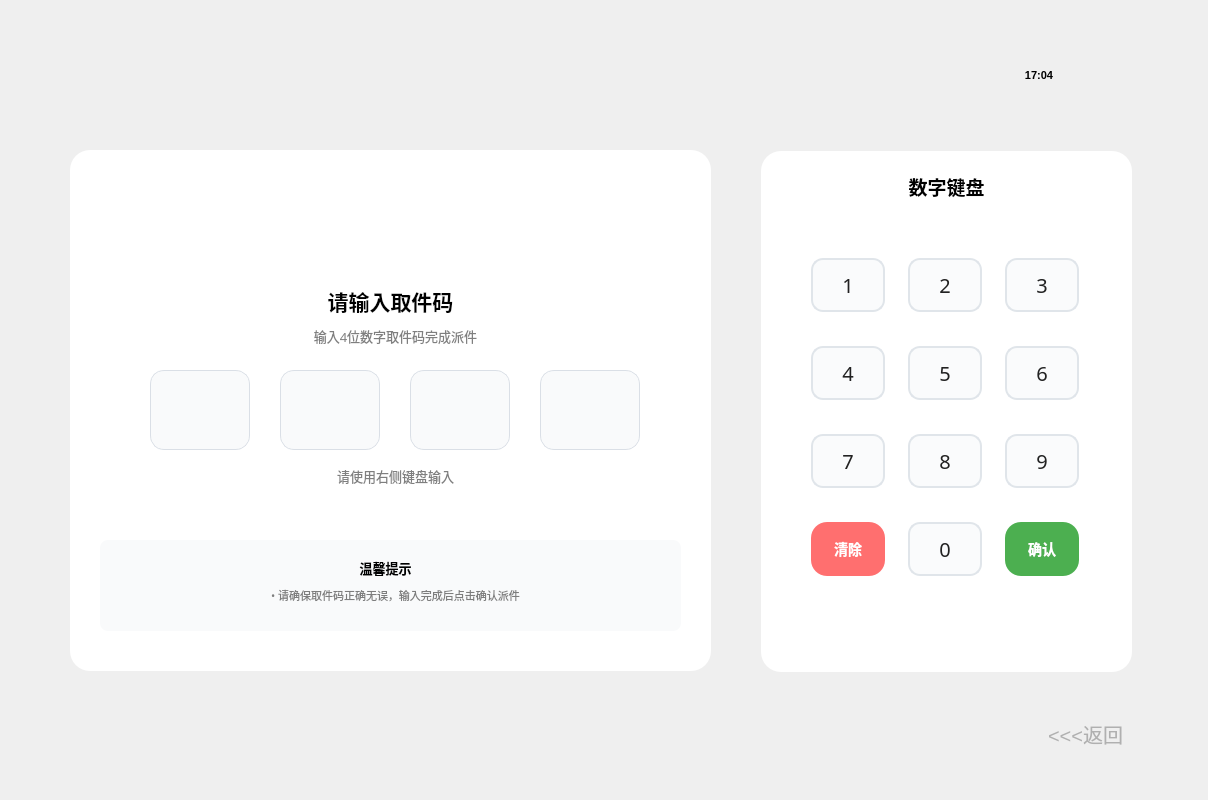
<?xml version="1.0" encoding="UTF-8"?>
<ui version="4.0">
 <class>Form</class>
 <widget class="QWidget" name="Form">
  <property name="geometry">
   <rect>
    <x>0</x>
    <y>0</y>
    <width>1208</width>
    <height>800</height>
   </rect>
  </property>
  <property name="minimumSize">
   <size>
    <width>1208</width>
    <height>800</height>
   </size>
  </property>
  <property name="maximumSize">
   <size>
    <width>1208</width>
    <height>800</height>
   </size>
  </property>
  <property name="windowTitle">
   <string>Form</string>
  </property>
  <widget class="QWidget" name="layoutWidget">
   <property name="geometry">
    <rect>
     <x>10</x>
     <y>40</y>
     <width>1191</width>
     <height>71</height>
    </rect>
   </property>
   <layout class="QGridLayout" name="gridLayout_2">
    <item row="0" column="6">
     <widget class="QLabel" name="signalLabel_2">
      <property name="minimumSize">
       <size>
        <width>15</width>
        <height>12</height>
       </size>
      </property>
      <property name="maximumSize">
       <size>
        <width>15</width>
        <height>12</height>
       </size>
      </property>
      <property name="text">
       <string/>
      </property>
      <property name="pixmap">
       <pixmap resource="resources.qrc">:/icons/icons/wifi_full.png</pixmap>
      </property>
      <property name="scaledContents">
       <bool>true</bool>
      </property>
     </widget>
    </item>
    <item row="0" column="5">
     <spacer name="horizontalSpacer_5">
      <property name="orientation">
       <enum>Qt::Horizontal</enum>
      </property>
      <property name="sizeType">
       <enum>QSizePolicy::Fixed</enum>
      </property>
      <property name="sizeHint" stdset="0">
       <size>
        <width>5</width>
        <height>20</height>
       </size>
      </property>
     </spacer>
    </item>
    <item row="0" column="4">
     <widget class="QLabel" name="label">
      <property name="font">
       <font>
        <family>Microsoft YaHei UI</family>
        <pointsize>8</pointsize>
        <weight>75</weight>
        <bold>true</bold>
       </font>
      </property>
      <property name="text">
       <string>17:04</string>
      </property>
      <property name="alignment">
       <set>Qt::AlignCenter</set>
      </property>
     </widget>
    </item>
    <item row="0" column="9">
     <spacer name="horizontalSpacer_11">
      <property name="orientation">
       <enum>Qt::Horizontal</enum>
      </property>
      <property name="sizeType">
       <enum>QSizePolicy::Fixed</enum>
      </property>
      <property name="sizeHint" stdset="0">
       <size>
        <width>5</width>
        <height>20</height>
       </size>
      </property>
     </spacer>
    </item>
    <item row="0" column="11">
     <spacer name="horizontalSpacer_10">
      <property name="orientation">
       <enum>Qt::Horizontal</enum>
      </property>
      <property name="sizeType">
       <enum>QSizePolicy::Fixed</enum>
      </property>
      <property name="sizeHint" stdset="0">
       <size>
        <width>60</width>
        <height>5</height>
       </size>
      </property>
     </spacer>
    </item>
    <item row="0" column="10">
     <widget class="QLabel" name="label_5">
      <property name="minimumSize">
       <size>
        <width>24</width>
        <height>12</height>
       </size>
      </property>
      <property name="maximumSize">
       <size>
        <width>24</width>
        <height>12</height>
       </size>
      </property>
      <property name="text">
       <string/>
      </property>
      <property name="pixmap">
       <pixmap resource="resources.qrc">:/icons/icons/battery_full.png</pixmap>
      </property>
      <property name="scaledContents">
       <bool>true</bool>
      </property>
     </widget>
    </item>
    <item row="0" column="3">
     <spacer name="horizontalSpacer_4">
      <property name="orientation">
       <enum>Qt::Horizontal</enum>
      </property>
      <property name="sizeType">
       <enum>QSizePolicy::Expanding</enum>
      </property>
      <property name="sizeHint" stdset="0">
       <size>
        <width>40</width>
        <height>20</height>
       </size>
      </property>
     </spacer>
    </item>
    <item row="0" column="8">
     <widget class="QLabel" name="wifiLabel_2">
      <property name="minimumSize">
       <size>
        <width>15</width>
        <height>12</height>
       </size>
      </property>
      <property name="maximumSize">
       <size>
        <width>15</width>
        <height>12</height>
       </size>
      </property>
      <property name="text">
       <string/>
      </property>
      <property name="pixmap">
       <pixmap resource="resources.qrc">:/icons/icons/Signal_Full.png</pixmap>
      </property>
      <property name="scaledContents">
       <bool>true</bool>
      </property>
     </widget>
    </item>
    <item row="0" column="7">
     <spacer name="horizontalSpacer_9">
      <property name="orientation">
       <enum>Qt::Horizontal</enum>
      </property>
      <property name="sizeType">
       <enum>QSizePolicy::Fixed</enum>
      </property>
      <property name="sizeHint" stdset="0">
       <size>
        <width>5</width>
        <height>20</height>
       </size>
      </property>
     </spacer>
    </item>
    <item row="0" column="0">
     <spacer name="horizontalSpacer_3">
      <property name="orientation">
       <enum>Qt::Horizontal</enum>
      </property>
      <property name="sizeType">
       <enum>QSizePolicy::Fixed</enum>
      </property>
      <property name="sizeHint" stdset="0">
       <size>
        <width>60</width>
        <height>20</height>
       </size>
      </property>
     </spacer>
    </item>
    <item row="0" column="1">
     <widget class="QLabel" name="logoLabel_2">
      <property name="minimumSize">
       <size>
        <width>230</width>
        <height>30</height>
       </size>
      </property>
      <property name="maximumSize">
       <size>
        <width>230</width>
        <height>30</height>
       </size>
      </property>
      <property name="text">
       <string/>
      </property>
      <property name="pixmap">
       <pixmap resource="resources.qrc">:/icons/icons/Logo.png</pixmap>
      </property>
      <property name="scaledContents">
       <bool>true</bool>
      </property>
      <property name="alignment">
       <set>Qt::AlignCenter</set>
      </property>
     </widget>
    </item>
   </layout>
  </widget>
  <widget class="QPushButton" name="pushButton_17">
   <property name="geometry">
    <rect>
     <x>1030</x>
     <y>720</y>
     <width>111</width>
     <height>28</height>
    </rect>
   </property>
   <property name="styleSheet">
    <string notr="true">QPushButton {
    background: transparent;    /* 没有背景 */
    border: none;               /* 没有边框 */
    color: rgba(37, 37, 37, 80);  /* 浅灰色，和界面一致 */
    font-size: 20px;            /* 字体大小，可按实际需求调 */
    font-family: 'Microsoft YaHei';
    font-weight: normal;        /* 不加粗 */
    padding: 0 6px;
}
QPushButton:pressed {
    color: #888e99;             /* 按下时颜色略深 */
}
</string>
   </property>
   <property name="text">
    <string>&lt;&lt;&lt;返回</string>
   </property>
  </widget>
  <widget class="QFrame" name="frame">
   <property name="geometry">
    <rect>
     <x>70</x>
     <y>150</y>
     <width>641</width>
     <height>521</height>
    </rect>
   </property>
   <property name="minimumSize">
    <size>
     <width>514</width>
     <height>383</height>
    </size>
   </property>
   <property name="maximumSize">
    <size>
     <width>99999</width>
     <height>99999</height>
    </size>
   </property>
   <property name="styleSheet">
    <string notr="true">QFrame {
  background: #ffffff;
  border-radius: 20px;
  height: 864.62px;
  position: relative;
  box-shadow: 0px 2px 60px 0px rgba(20, 65, 120, 0.02);

}
</string>
   </property>
   <property name="frameShape">
    <enum>QFrame::StyledPanel</enum>
   </property>
   <property name="frameShadow">
    <enum>QFrame::Raised</enum>
   </property>
   <widget class="QLabel" name="label_2">
    <property name="geometry">
     <rect>
      <x>210</x>
      <y>130</y>
      <width>221</width>
      <height>41</height>
     </rect>
    </property>
    <property name="font">
     <font>
      <family>微软雅黑</family>
      <pointsize>16</pointsize>
      <weight>75</weight>
      <bold>true</bold>
     </font>
    </property>
    <property name="text">
     <string>请输入取件码</string>
    </property>
    <property name="alignment">
     <set>Qt::AlignCenter</set>
    </property>
   </widget>
   <widget class="QLabel" name="label_3">
    <property name="geometry">
     <rect>
      <x>200</x>
      <y>170</y>
      <width>251</width>
      <height>31</height>
     </rect>
    </property>
    <property name="font">
     <font>
      <family>微软雅黑</family>
      <pointsize>10</pointsize>
      <weight>50</weight>
      <bold>false</bold>
     </font>
    </property>
    <property name="styleSheet">
     <string notr="true">QLabel{
 color: rgba(37, 37, 37, 150);}</string>
    </property>
    <property name="text">
     <string>输入4位数字取件码完成派件</string>
    </property>
    <property name="alignment">
     <set>Qt::AlignCenter</set>
    </property>
   </widget>
   <widget class="QLabel" name="label_6">
    <property name="geometry">
     <rect>
      <x>260</x>
      <y>30</y>
      <width>121</width>
      <height>101</height>
     </rect>
    </property>
    <property name="minimumSize">
     <size>
      <width>80</width>
      <height>67</height>
     </size>
    </property>
    <property name="text">
     <string/>
    </property>
    <property name="pixmap">
     <pixmap resource="resources.qrc">:/icons/icons/only package.png</pixmap>
    </property>
    <property name="scaledContents">
     <bool>true</bool>
    </property>
   </widget>
   <widget class="QLineEdit" name="lineEdit">
    <property name="geometry">
     <rect>
      <x>80</x>
      <y>220</y>
      <width>100</width>
      <height>80</height>
     </rect>
    </property>
    <property name="minimumSize">
     <size>
      <width>82</width>
      <height>67</height>
     </size>
    </property>
    <property name="maximumSize">
     <size>
      <width>100</width>
      <height>80</height>
     </size>
    </property>
    <property name="styleSheet">
     <string notr="true">QLineEdit {
    background: #f9fafb;
    border: 1px solid #dadfe6;
    border-radius: 14px;
    font-size: 40px;
    color: #2a313a;
    min-width: 80px;
    min-height: 65px;
    font-family: 'Microsoft YaHei';
    font-weight: normal;
    qproperty-alignment: AlignCenter;
}
</string>
    </property>
   </widget>
   <widget class="QLineEdit" name="lineEdit_2">
    <property name="geometry">
     <rect>
      <x>210</x>
      <y>220</y>
      <width>100</width>
      <height>80</height>
     </rect>
    </property>
    <property name="minimumSize">
     <size>
      <width>82</width>
      <height>67</height>
     </size>
    </property>
    <property name="maximumSize">
     <size>
      <width>100</width>
      <height>80</height>
     </size>
    </property>
    <property name="styleSheet">
     <string notr="true">QLineEdit {
    background: #f9fafb;
    border: 1px solid #dadfe6;
    border-radius: 14px;
    font-size: 40px;
    color: #2a313a;
    min-width: 80px;
    min-height: 65px;
    font-family: 'Microsoft YaHei';
    font-weight: normal;
    qproperty-alignment: AlignCenter;
}
</string>
    </property>
   </widget>
   <widget class="QLineEdit" name="lineEdit_3">
    <property name="geometry">
     <rect>
      <x>340</x>
      <y>220</y>
      <width>100</width>
      <height>80</height>
     </rect>
    </property>
    <property name="minimumSize">
     <size>
      <width>82</width>
      <height>67</height>
     </size>
    </property>
    <property name="maximumSize">
     <size>
      <width>100</width>
      <height>80</height>
     </size>
    </property>
    <property name="styleSheet">
     <string notr="true">QLineEdit {
    background: #f9fafb;
    border: 1px solid #dadfe6;
    border-radius: 14px;
    font-size: 40px;
    color: #2a313a;
    min-width: 80px;
    min-height: 65px;
    font-family: 'Microsoft YaHei';
    font-weight: normal;
    qproperty-alignment: AlignCenter;
}
</string>
    </property>
   </widget>
   <widget class="QLineEdit" name="lineEdit_4">
    <property name="geometry">
     <rect>
      <x>470</x>
      <y>220</y>
      <width>100</width>
      <height>80</height>
     </rect>
    </property>
    <property name="minimumSize">
     <size>
      <width>82</width>
      <height>67</height>
     </size>
    </property>
    <property name="maximumSize">
     <size>
      <width>100</width>
      <height>80</height>
     </size>
    </property>
    <property name="styleSheet">
     <string notr="true">QLineEdit {
    background: #f9fafb;
    border: 1px solid #dadfe6;
    border-radius: 14px;
    font-size: 40px;
    color: #2a313a;
    min-width: 80px;
    min-height: 65px;
    font-family: 'Microsoft YaHei';
    font-weight: normal;
    qproperty-alignment: AlignCenter;
}
</string>
    </property>
   </widget>
   <widget class="QLabel" name="label_7">
    <property name="geometry">
     <rect>
      <x>240</x>
      <y>310</y>
      <width>171</width>
      <height>31</height>
     </rect>
    </property>
    <property name="font">
     <font>
      <family>微软雅黑</family>
      <pointsize>10</pointsize>
      <weight>50</weight>
      <bold>false</bold>
     </font>
    </property>
    <property name="styleSheet">
     <string notr="true">QLabel{
 color: rgba(37, 37, 37, 150);}</string>
    </property>
    <property name="text">
     <string>请使用右侧键盘输入</string>
    </property>
    <property name="alignment">
     <set>Qt::AlignCenter</set>
    </property>
   </widget>
   <widget class="QFrame" name="frame_3">
    <property name="geometry">
     <rect>
      <x>30</x>
      <y>390</y>
      <width>581</width>
      <height>91</height>
     </rect>
    </property>
    <property name="styleSheet">
     <string notr="true">QFrame {
    background: #f9fafb;
    border-radius:8px;
    border: none;
}
</string>
    </property>
    <property name="frameShape">
     <enum>QFrame::StyledPanel</enum>
    </property>
    <property name="frameShadow">
     <enum>QFrame::Raised</enum>
    </property>
    <widget class="QLabel" name="label_8">
     <property name="geometry">
      <rect>
       <x>200</x>
       <y>20</y>
       <width>171</width>
       <height>16</height>
      </rect>
     </property>
     <property name="font">
      <font>
       <family>微软雅黑</family>
       <pointsize>10</pointsize>
       <weight>75</weight>
       <bold>true</bold>
      </font>
     </property>
     <property name="styleSheet">
      <string notr="true"/>
     </property>
     <property name="text">
      <string>温馨提示</string>
     </property>
     <property name="alignment">
      <set>Qt::AlignCenter</set>
     </property>
    </widget>
    <widget class="QLabel" name="label_9">
     <property name="geometry">
      <rect>
       <x>90</x>
       <y>40</y>
       <width>411</width>
       <height>31</height>
      </rect>
     </property>
     <property name="font">
      <font>
       <family>微软雅黑</family>
       <pointsize>8</pointsize>
       <weight>50</weight>
       <bold>false</bold>
      </font>
     </property>
     <property name="styleSheet">
      <string notr="true">QLabel{
 color: rgba(37, 37, 37, 150);}</string>
     </property>
     <property name="text">
      <string>• 请确保取件码正确无误，输入完成后点击确认派件</string>
     </property>
     <property name="alignment">
      <set>Qt::AlignCenter</set>
     </property>
    </widget>
   </widget>
  </widget>
  <widget class="QFrame" name="frame_2">
   <property name="geometry">
    <rect>
     <x>761</x>
     <y>151</y>
     <width>371</width>
     <height>521</height>
    </rect>
   </property>
   <property name="minimumSize">
    <size>
     <width>320</width>
     <height>383</height>
    </size>
   </property>
   <property name="maximumSize">
    <size>
     <width>16777215</width>
     <height>16777215</height>
    </size>
   </property>
   <property name="styleSheet">
    <string notr="true">QFrame {
  background: #ffffff;
  border-radius: 20px;
  height: 864.62px;
  position: relative;
  box-shadow: 0px 2px 60px 0px rgba(20, 65, 120, 0.02);

}
</string>
   </property>
   <property name="frameShape">
    <enum>QFrame::StyledPanel</enum>
   </property>
   <property name="frameShadow">
    <enum>QFrame::Raised</enum>
   </property>
   <widget class="QLabel" name="label_4">
    <property name="geometry">
     <rect>
      <x>120</x>
      <y>20</y>
      <width>131</width>
      <height>31</height>
     </rect>
    </property>
    <property name="font">
     <font>
      <family>微软雅黑</family>
      <pointsize>14</pointsize>
      <weight>75</weight>
      <bold>true</bold>
     </font>
    </property>
    <property name="text">
     <string>数字键盘</string>
    </property>
    <property name="alignment">
     <set>Qt::AlignCenter</set>
    </property>
   </widget>
   <widget class="QWidget" name="layoutWidget">
    <property name="geometry">
     <rect>
      <x>30</x>
      <y>70</y>
      <width>311</width>
      <height>381</height>
     </rect>
    </property>
    <layout class="QGridLayout" name="gridLayout_5">
     <property name="spacing">
      <number>3</number>
     </property>
     <item row="1" column="0">
      <widget class="QPushButton" name="pushButton_6">
       <property name="minimumSize">
        <size>
         <width>74</width>
         <height>54</height>
        </size>
       </property>
       <property name="maximumSize">
        <size>
         <width>64</width>
         <height>42</height>
        </size>
       </property>
       <property name="font">
        <font>
         <family>微软雅黑</family>
         <pointsize>-1</pointsize>
         <weight>50</weight>
         <bold>false</bold>
        </font>
       </property>
       <property name="styleSheet">
        <string notr="true">QPushButton {
    background: #fafbfc;
    border: 2px solid #e0e5ea;
    border-radius: 12px;
    font-size: 20px;
    color: #222;
    min-width: 70px;
    min-height: 50px;
}
QPushButton:pressed {
    background: #f2f6ff;
}</string>
       </property>
       <property name="text">
        <string>4</string>
       </property>
      </widget>
     </item>
     <item row="3" column="2">
      <widget class="QPushButton" name="pushButton_13">
       <property name="minimumSize">
        <size>
         <width>74</width>
         <height>54</height>
        </size>
       </property>
       <property name="maximumSize">
        <size>
         <width>64</width>
         <height>42</height>
        </size>
       </property>
       <property name="font">
        <font>
         <family>Microsoft YaHei</family>
         <pointsize>-1</pointsize>
         <weight>75</weight>
         <bold>true</bold>
        </font>
       </property>
       <property name="styleSheet">
        <string notr="true">QPushButton {
    background: #4caf50;             /* 鲜亮红色背景 */
    color: #fff;                     /* 白色字体 */
    border: none;                    /* 无边框 */
    border-radius: 16px;             /* 大圆角，根据按钮高度调整 */
    font-size: 14px;                 /* 字体大小 */
    font-family: 'Microsoft YaHei';  /* 字体族 */
    font-weight: bold;               /* 字体加粗 */
    min-width: 74px;                 /* 最小宽度 */
    min-height: 54px;                /* 最小高度 */
}
QPushButton:pressed {
    background: #388e3c;             /* 按下时稍深的绿色 */
}
</string>
       </property>
       <property name="text">
        <string>确认</string>
       </property>
      </widget>
     </item>
     <item row="0" column="0">
      <widget class="QPushButton" name="pushButton_2">
       <property name="minimumSize">
        <size>
         <width>74</width>
         <height>54</height>
        </size>
       </property>
       <property name="maximumSize">
        <size>
         <width>64</width>
         <height>42</height>
        </size>
       </property>
       <property name="font">
        <font>
         <family>微软雅黑</family>
         <pointsize>-1</pointsize>
         <weight>50</weight>
         <bold>false</bold>
        </font>
       </property>
       <property name="styleSheet">
        <string notr="true">QPushButton {
    background: #fafbfc;
    border: 2px solid #e0e5ea;
    border-radius: 12px;
    font-size: 20px;
    color: #222;
    min-width: 70px;
    min-height: 50px;
}
QPushButton:pressed {
    background: #f2f6ff;
}</string>
       </property>
       <property name="text">
        <string>1</string>
       </property>
      </widget>
     </item>
     <item row="2" column="0">
      <widget class="QPushButton" name="pushButton_9">
       <property name="minimumSize">
        <size>
         <width>74</width>
         <height>54</height>
        </size>
       </property>
       <property name="maximumSize">
        <size>
         <width>64</width>
         <height>42</height>
        </size>
       </property>
       <property name="font">
        <font>
         <family>微软雅黑</family>
         <pointsize>-1</pointsize>
         <weight>50</weight>
         <bold>false</bold>
        </font>
       </property>
       <property name="styleSheet">
        <string notr="true">QPushButton {
    background: #fafbfc;
    border: 2px solid #e0e5ea;
    border-radius: 12px;
    font-size: 20px;
    color: #222;
    min-width: 70px;
    min-height: 50px;
}
QPushButton:pressed {
    background: #f2f6ff;
}</string>
       </property>
       <property name="text">
        <string>7</string>
       </property>
      </widget>
     </item>
     <item row="2" column="1">
      <widget class="QPushButton" name="pushButton_8">
       <property name="minimumSize">
        <size>
         <width>74</width>
         <height>54</height>
        </size>
       </property>
       <property name="maximumSize">
        <size>
         <width>64</width>
         <height>42</height>
        </size>
       </property>
       <property name="font">
        <font>
         <family>微软雅黑</family>
         <pointsize>-1</pointsize>
         <weight>50</weight>
         <bold>false</bold>
        </font>
       </property>
       <property name="styleSheet">
        <string notr="true">QPushButton {
    background: #fafbfc;
    border: 2px solid #e0e5ea;
    border-radius: 12px;
    font-size: 20px;
    color: #222;
    min-width: 70px;
    min-height: 50px;
}
QPushButton:pressed {
    background: #f2f6ff;
}</string>
       </property>
       <property name="text">
        <string>8</string>
       </property>
      </widget>
     </item>
     <item row="1" column="1">
      <widget class="QPushButton" name="pushButton_5">
       <property name="minimumSize">
        <size>
         <width>74</width>
         <height>54</height>
        </size>
       </property>
       <property name="maximumSize">
        <size>
         <width>64</width>
         <height>42</height>
        </size>
       </property>
       <property name="font">
        <font>
         <family>微软雅黑</family>
         <pointsize>-1</pointsize>
         <weight>50</weight>
         <bold>false</bold>
        </font>
       </property>
       <property name="styleSheet">
        <string notr="true">QPushButton {
    background: #fafbfc;
    border: 2px solid #e0e5ea;
    border-radius: 12px;
    font-size: 20px;
    color: #222;
    min-width: 70px;
    min-height: 50px;
}
QPushButton:pressed {
    background: #f2f6ff;
}</string>
       </property>
       <property name="text">
        <string>5</string>
       </property>
      </widget>
     </item>
     <item row="3" column="0">
      <widget class="QPushButton" name="pushButton_12">
       <property name="minimumSize">
        <size>
         <width>74</width>
         <height>54</height>
        </size>
       </property>
       <property name="maximumSize">
        <size>
         <width>64</width>
         <height>42</height>
        </size>
       </property>
       <property name="font">
        <font>
         <family>Microsoft YaHei</family>
         <pointsize>-1</pointsize>
         <weight>75</weight>
         <bold>true</bold>
        </font>
       </property>
       <property name="styleSheet">
        <string notr="true">QPushButton {
    background: #ff6f6f;             /* 鲜亮红色背景 */
    color: #fff;                     /* 白色字体 */
    border: none;                    /* 无边框 */
    border-radius: 16px;             /* 大圆角，根据按钮高度调整 */
    font-size: 14px;                 /* 字体大小 */
    font-family: 'Microsoft YaHei';  /* 字体族 */
    font-weight: bold;               /* 字体加粗 */
    min-width: 74px;                 /* 最小宽度 */
    min-height: 54px;                /* 最小高度 */
}
QPushButton:pressed {
    background: #ff4c4c;             /* 按下时稍深的红色 */
}
</string>
       </property>
       <property name="text">
        <string>清除</string>
       </property>
      </widget>
     </item>
     <item row="3" column="1">
      <widget class="QPushButton" name="pushButton_11">
       <property name="minimumSize">
        <size>
         <width>74</width>
         <height>54</height>
        </size>
       </property>
       <property name="maximumSize">
        <size>
         <width>64</width>
         <height>42</height>
        </size>
       </property>
       <property name="font">
        <font>
         <family>微软雅黑</family>
         <pointsize>-1</pointsize>
         <weight>50</weight>
         <bold>false</bold>
        </font>
       </property>
       <property name="styleSheet">
        <string notr="true">QPushButton {
    background: #fafbfc;
    border: 2px solid #e0e5ea;
    border-radius: 12px;
    font-size: 20px;
    color: #222;
    min-width: 70px;
    min-height: 50px;
}
QPushButton:pressed {
    background: #f2f6ff;
}</string>
       </property>
       <property name="text">
        <string>0</string>
       </property>
      </widget>
     </item>
     <item row="0" column="2">
      <widget class="QPushButton" name="pushButton_4">
       <property name="minimumSize">
        <size>
         <width>74</width>
         <height>54</height>
        </size>
       </property>
       <property name="maximumSize">
        <size>
         <width>64</width>
         <height>42</height>
        </size>
       </property>
       <property name="font">
        <font>
         <family>微软雅黑</family>
         <pointsize>-1</pointsize>
         <weight>50</weight>
         <bold>false</bold>
        </font>
       </property>
       <property name="styleSheet">
        <string notr="true">QPushButton {
    background: #fafbfc;
    border: 2px solid #e0e5ea;
    border-radius: 12px;
    font-size: 20px;
    color: #222;
    min-width: 70px;
    min-height: 50px;
}
QPushButton:pressed {
    background: #f2f6ff;
}</string>
       </property>
       <property name="text">
        <string>3</string>
       </property>
      </widget>
     </item>
     <item row="2" column="2">
      <widget class="QPushButton" name="pushButton_10">
       <property name="minimumSize">
        <size>
         <width>74</width>
         <height>54</height>
        </size>
       </property>
       <property name="maximumSize">
        <size>
         <width>64</width>
         <height>42</height>
        </size>
       </property>
       <property name="font">
        <font>
         <family>微软雅黑</family>
         <pointsize>-1</pointsize>
         <weight>50</weight>
         <bold>false</bold>
        </font>
       </property>
       <property name="styleSheet">
        <string notr="true">QPushButton {
    background: #fafbfc;
    border: 2px solid #e0e5ea;
    border-radius: 12px;
    font-size: 20px;
    color: #222;
    min-width: 70px;
    min-height: 50px;
}
QPushButton:pressed {
    background: #f2f6ff;
}</string>
       </property>
       <property name="text">
        <string>9</string>
       </property>
      </widget>
     </item>
     <item row="1" column="2">
      <widget class="QPushButton" name="pushButton_7">
       <property name="minimumSize">
        <size>
         <width>74</width>
         <height>54</height>
        </size>
       </property>
       <property name="maximumSize">
        <size>
         <width>64</width>
         <height>42</height>
        </size>
       </property>
       <property name="font">
        <font>
         <family>微软雅黑</family>
         <pointsize>-1</pointsize>
         <weight>50</weight>
         <bold>false</bold>
        </font>
       </property>
       <property name="styleSheet">
        <string notr="true">QPushButton {
    background: #fafbfc;
    border: 2px solid #e0e5ea;
    border-radius: 12px;
    font-size: 20px;
    color: #222;
    min-width: 70px;
    min-height: 50px;
}
QPushButton:pressed {
    background: #f2f6ff;
}</string>
       </property>
       <property name="text">
        <string>6</string>
       </property>
      </widget>
     </item>
     <item row="0" column="1">
      <widget class="QPushButton" name="pushButton_3">
       <property name="minimumSize">
        <size>
         <width>74</width>
         <height>54</height>
        </size>
       </property>
       <property name="maximumSize">
        <size>
         <width>64</width>
         <height>42</height>
        </size>
       </property>
       <property name="font">
        <font>
         <family>微软雅黑</family>
         <pointsize>-1</pointsize>
         <weight>50</weight>
         <bold>false</bold>
        </font>
       </property>
       <property name="styleSheet">
        <string notr="true">QPushButton {
    background: #fafbfc;
    border: 2px solid #e0e5ea;
    border-radius: 12px;
    font-size: 20px;
    color: #222;
    min-width: 70px;
    min-height: 50px;
}
QPushButton:pressed {
    background: #f2f6ff;
}</string>
       </property>
       <property name="text">
        <string>2</string>
       </property>
      </widget>
     </item>
    </layout>
   </widget>
  </widget>
 </widget>
 <resources>
  <include location="resources.qrc"/>
 </resources>
 <connections/>
</ui>
